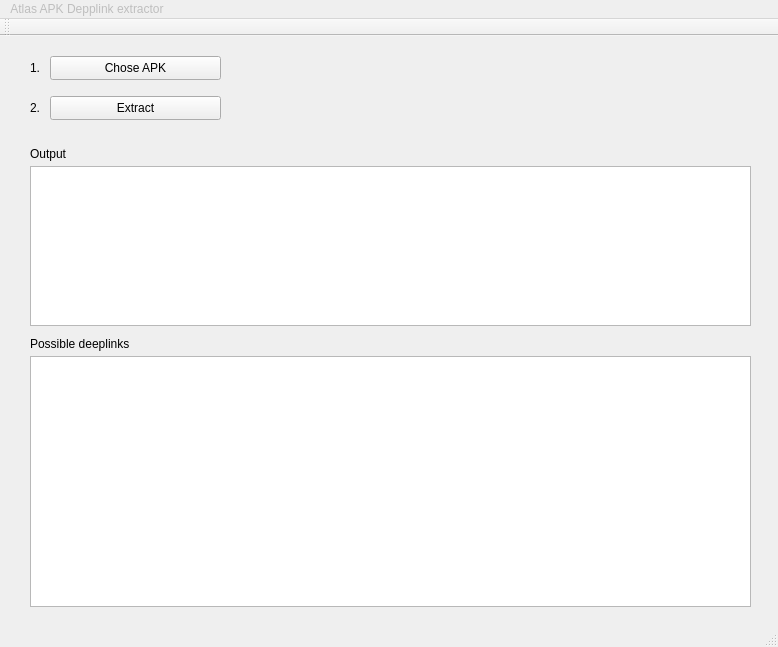
<?xml version="1.0" encoding="UTF-8"?>
<ui version="4.0">
 <class>MainWindow</class>
 <widget class="QMainWindow" name="MainWindow">
  <property name="geometry">
   <rect>
    <x>0</x>
    <y>0</y>
    <width>778</width>
    <height>647</height>
   </rect>
  </property>
  <property name="windowTitle">
   <string>MainWindow</string>
  </property>
  <widget class="QWidget" name="centralWidget">
   <widget class="QTextEdit" name="outDeeplinks">
    <property name="geometry">
     <rect>
      <x>30</x>
      <y>320</y>
      <width>721</width>
      <height>251</height>
     </rect>
    </property>
    <property name="readOnly">
     <bool>true</bool>
    </property>
   </widget>
   <widget class="QPushButton" name="apkSelect">
    <property name="geometry">
     <rect>
      <x>50</x>
      <y>20</y>
      <width>171</width>
      <height>24</height>
     </rect>
    </property>
    <property name="text">
     <string>Chose APK</string>
    </property>
   </widget>
   <widget class="QLabel" name="label">
    <property name="geometry">
     <rect>
      <x>30</x>
      <y>20</y>
      <width>16</width>
      <height>24</height>
     </rect>
    </property>
    <property name="text">
     <string>1.</string>
    </property>
   </widget>
   <widget class="QLabel" name="label_2">
    <property name="geometry">
     <rect>
      <x>30</x>
      <y>60</y>
      <width>16</width>
      <height>24</height>
     </rect>
    </property>
    <property name="text">
     <string>2.</string>
    </property>
   </widget>
   <widget class="QPushButton" name="extract">
    <property name="geometry">
     <rect>
      <x>50</x>
      <y>60</y>
      <width>171</width>
      <height>24</height>
     </rect>
    </property>
    <property name="text">
     <string>Extract</string>
    </property>
   </widget>
   <widget class="QLabel" name="label_3">
    <property name="geometry">
     <rect>
      <x>30</x>
      <y>300</y>
      <width>131</width>
      <height>16</height>
     </rect>
    </property>
    <property name="text">
     <string>Possible deeplinks</string>
    </property>
   </widget>
   <widget class="QTextEdit" name="processResult">
    <property name="geometry">
     <rect>
      <x>30</x>
      <y>130</y>
      <width>721</width>
      <height>160</height>
     </rect>
    </property>
    <property name="undoRedoEnabled">
     <bool>false</bool>
    </property>
    <property name="readOnly">
     <bool>true</bool>
    </property>
   </widget>
   <widget class="QLabel" name="label_4">
    <property name="geometry">
     <rect>
      <x>30</x>
      <y>110</y>
      <width>60</width>
      <height>16</height>
     </rect>
    </property>
    <property name="text">
     <string>Output</string>
    </property>
   </widget>
   <widget class="QLabel" name="selectedFile">
    <property name="geometry">
     <rect>
      <x>230</x>
      <y>20</y>
      <width>511</width>
      <height>24</height>
     </rect>
    </property>
    <property name="text">
     <string/>
    </property>
   </widget>
  </widget>
  <widget class="QMenuBar" name="menuBar">
   <property name="enabled">
    <bool>false</bool>
   </property>
   <property name="geometry">
    <rect>
     <x>0</x>
     <y>0</y>
     <width>778</width>
     <height>21</height>
    </rect>
   </property>
   <widget class="QMenu" name="menuAtlas_APK_Depplink_extractor">
    <property name="title">
     <string>Atlas APK Depplink extractor</string>
    </property>
   </widget>
   <addaction name="menuAtlas_APK_Depplink_extractor"/>
  </widget>
  <widget class="QToolBar" name="mainToolBar">
   <attribute name="toolBarArea">
    <enum>TopToolBarArea</enum>
   </attribute>
   <attribute name="toolBarBreak">
    <bool>false</bool>
   </attribute>
  </widget>
  <widget class="QStatusBar" name="statusBar"/>
 </widget>
 <layoutdefault spacing="6" margin="11"/>
 <resources/>
 <connections/>
</ui>
